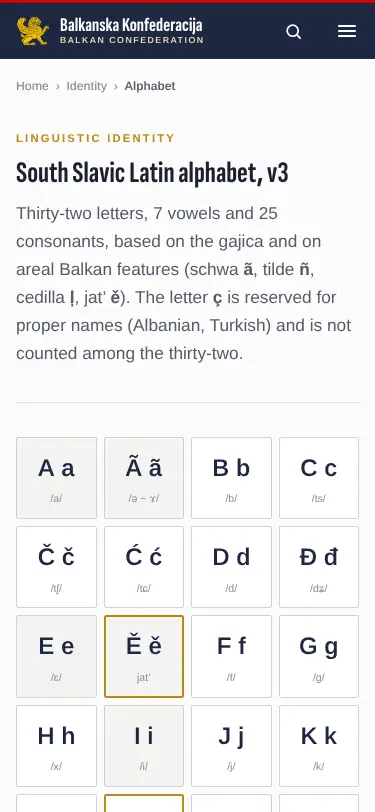
#> input picture docs/lot1/mesures/0-main-inline/captures/alphabet-375.webp, 375 x 812 px, found by its file name; its folder holds 4 pictures in this run
$ python compare.py ../mesures/0-main-inline/captures/alphabet-375.webp ../mesures/0-main-inline/captures/constitution-375.webp
#> lines starting #> are read from the running program, lines starting #| are printed output that depends on the picture
#!/usr/bin/env python3
"""Compare deux jeux de captures (mesure.js) : part des pixels qui diffèrent, capture par capture.

Usage : python docs/lot1/outils/compare.py <avant> <après> [--seuil 0.5]

<avant> et <après> sont des dossiers de mesure (docs/lot1/mesures/<étiquette>). Un pixel diffère
si l'un de ses canaux s'écarte de plus de 24 (compression WebP tolérée). Sortie : les captures
au-delà du seuil (en %), puis un résumé ; les contrôles de page (pages.json) des deux côtés.
"""
import json
import sys
from pathlib import Path

from PIL import Image, ImageChops


def diff_ratio(a: Path, b: Path) -> float:
    ia, ib = Image.open(a).convert("RGB"), Image.open(b).convert("RGB")
#> ia is the input picture: PIL image 375x812 RGB; mean R, G, B 228.7, 228.4, 229.9
    if ia.size != ib.size:
        return 100.0
    d = ImageChops.difference(ia, ib).convert("L").point(lambda v: 255 if v > 24 else 0)
#> d: PIL image 375x812 L; every value is 0
    return 100.0 * d.histogram()[255] / (ia.size[0] * ia.size[1])


def main() -> int:
    a, b = Path(sys.argv[1]), Path(sys.argv[2])
    seuil = float(sys.argv[sys.argv.index("--seuil") + 1]) if "--seuil" in sys.argv else 0.5
    ca, cb = a / "captures", b / "captures"
    noms = sorted({p.name for p in ca.glob("*.webp")} & {p.name for p in cb.glob("*.webp")})
    seules = sorted({p.name for p in ca.glob("*.webp")} ^ {p.name for p in cb.glob("*.webp")})
    res = {n: round(diff_ratio(ca / n, cb / n), 2) for n in noms}
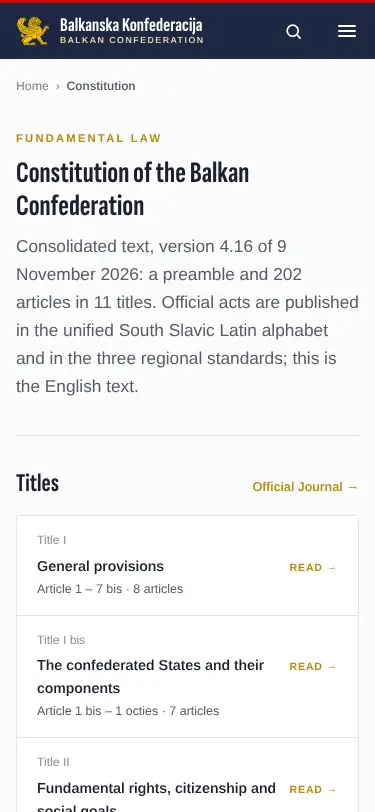
#> input picture docs/lot1/mesures/0-main-inline/captures/constitution-375.webp, 375 x 812 px, found by its file name
#> in diff_ratio, ia is the input picture: PIL image 375x812 RGB; mean R, G, B 229.8, 229.5, 231.2
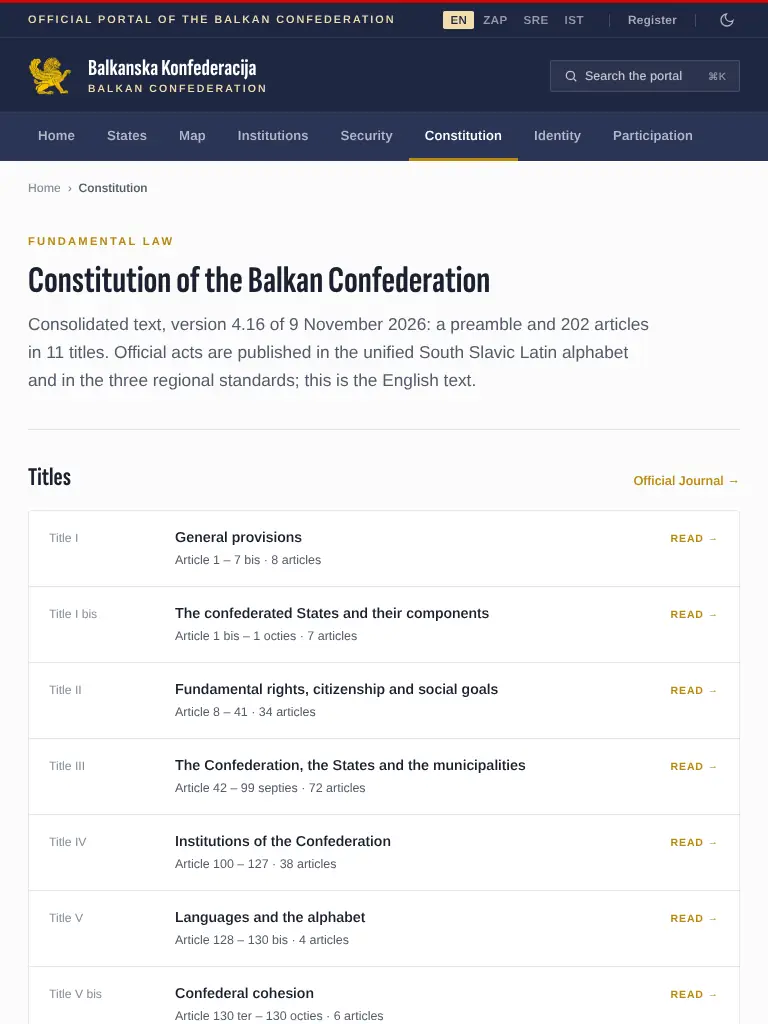
#> input picture docs/lot1/mesures/0-main-inline/captures/constitution-768.webp, 768 x 1024 px, found by its file name
#> in diff_ratio, ia is the input picture: PIL image 768x1024 RGB; mean R, G, B 215.5, 216.1, 220.3
#> in diff_ratio (call 3), `d = ImageChops.difference(ia, ib).convert("L").point(lambda v: 255 if ..`: d: PIL image 768x1024 L; every value is 0
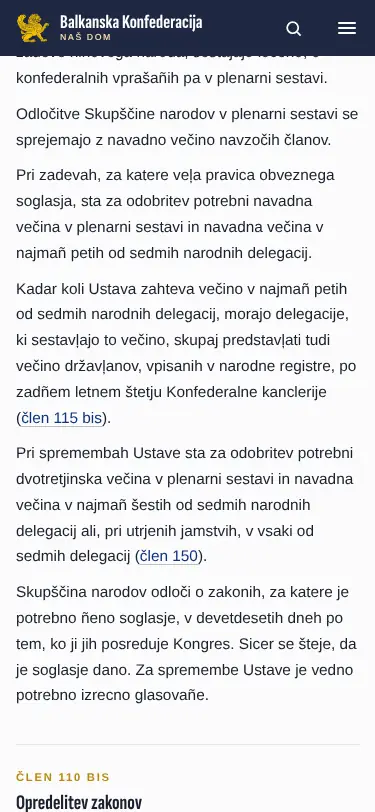
#> input picture docs/lot1/mesures/0-main-inline/captures/constitution-art-zap-375.webp, 375 x 812 px, found by its file name
#> in diff_ratio, ia is the input picture: PIL image 375x812 RGB; mean R, G, B 221.4, 222, 224.6
#> res = {'alphabet-375.webp': 0, 'constitution-375.webp': 0, 'constitution-768.webp': 0, 'constitution-art-zap-375.webp': 0}
    ecarts = {n: r for n, r in res.items() if r > seuil}
#> ecarts = 0 items
    for n, r in sorted(ecarts.items(), key=lambda x: -x[1]):
        print(f"{r:6.2f} %  {n}")
#> this loop made 0 passes
    print(f"{len(noms)} captures comparées, {len(ecarts)} au-delà de {seuil} %"
          + (f" ; présentes d'un seul côté : {', '.join(seules)}" if seules else ""))
#| 4 captures comparées, 0 au-delà de 0.5 %
#> (the run stopped early here; a loop or call above may not have finished)
